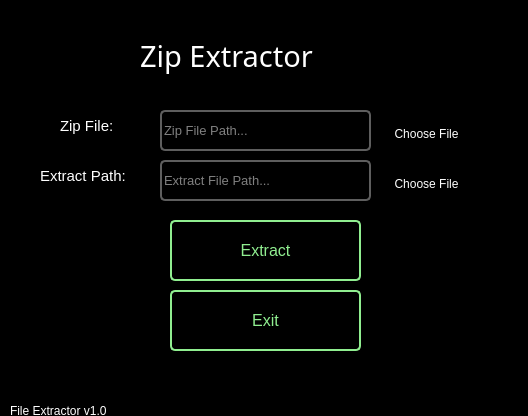
<?xml version="1.0" encoding="UTF-8"?>
<ui version="4.0">
 <class>Form</class>
 <widget class="QWidget" name="Form">
  <property name="geometry">
   <rect>
    <x>0</x>
    <y>0</y>
    <width>528</width>
    <height>416</height>
   </rect>
  </property>
  <property name="windowTitle">
   <string>Form</string>
  </property>
  <property name="styleSheet">
   <string notr="true">background-color: transprent;
</string>
  </property>
  <widget class="QLabel" name="label_banner">
   <property name="geometry">
    <rect>
     <x>140</x>
     <y>10</y>
     <width>251</width>
     <height>91</height>
    </rect>
   </property>
   <property name="font">
    <font>
     <family>MS Reference Sans Serif</family>
     <pointsize>22</pointsize>
    </font>
   </property>
   <property name="styleSheet">
    <string notr="true">QLabel {color: #fff;}</string>
   </property>
   <property name="text">
    <string>Zip Extractor</string>
   </property>
  </widget>
  <widget class="QLineEdit" name="zip_file_path">
   <property name="geometry">
    <rect>
     <x>160</x>
     <y>110</y>
     <width>211</width>
     <height>41</height>
    </rect>
   </property>
   <property name="font">
    <font>
     <pointsize>10</pointsize>
    </font>
   </property>
   <property name="styleSheet">
    <string notr="true">QLineEdit { 
	border: 2px solid rgb(94, 94, 94);
	border-radius: 5px;
	color: #fff;
}
QLineEdit:hover {
	border-color: #fff;
}</string>
   </property>
   <property name="placeholderText">
    <string>Zip File Path...</string>
   </property>
   <property name="clearButtonEnabled">
    <bool>true</bool>
   </property>
  </widget>
  <widget class="QLineEdit" name="extract_file_path">
   <property name="geometry">
    <rect>
     <x>160</x>
     <y>160</y>
     <width>211</width>
     <height>41</height>
    </rect>
   </property>
   <property name="font">
    <font>
     <pointsize>10</pointsize>
    </font>
   </property>
   <property name="styleSheet">
    <string notr="true">QLineEdit { 
	border: 2px solid rgb(94, 94, 94);
	border-radius: 5px;
	color: #fff;
}
QLineEdit:hover {
	border-color: #fff;
}</string>
   </property>
   <property name="placeholderText">
    <string>Extract File Path...</string>
   </property>
   <property name="clearButtonEnabled">
    <bool>true</bool>
   </property>
  </widget>
  <widget class="QLabel" name="label_1">
   <property name="geometry">
    <rect>
     <x>60</x>
     <y>110</y>
     <width>91</width>
     <height>31</height>
    </rect>
   </property>
   <property name="font">
    <font>
     <pointsize>11</pointsize>
    </font>
   </property>
   <property name="styleSheet">
    <string notr="true">QLabel {
	color: #fff;
}</string>
   </property>
   <property name="text">
    <string>Zip File:</string>
   </property>
  </widget>
  <widget class="QLabel" name="label_2">
   <property name="geometry">
    <rect>
     <x>40</x>
     <y>160</y>
     <width>111</width>
     <height>31</height>
    </rect>
   </property>
   <property name="font">
    <font>
     <pointsize>11</pointsize>
    </font>
   </property>
   <property name="styleSheet">
    <string notr="true">QLabel {
	color: #fff;
}</string>
   </property>
   <property name="text">
    <string>Extract Path:</string>
   </property>
  </widget>
  <widget class="QPushButton" name="choose_file">
   <property name="geometry">
    <rect>
     <x>380</x>
     <y>120</y>
     <width>93</width>
     <height>28</height>
    </rect>
   </property>
   <property name="font">
    <font>
     <pointsize>9</pointsize>
    </font>
   </property>
   <property name="cursor">
    <cursorShape>PointingHandCursor</cursorShape>
   </property>
   <property name="styleSheet">
    <string notr="true">QPushButton {
	color: #fff;
	border-radius: 5px;
}
QPushButton:hover {
	border: 2px solid gray;
	background-color: gray;
}</string>
   </property>
   <property name="text">
    <string>Choose File</string>
   </property>
  </widget>
  <widget class="QPushButton" name="choose_file_2">
   <property name="geometry">
    <rect>
     <x>380</x>
     <y>170</y>
     <width>93</width>
     <height>28</height>
    </rect>
   </property>
   <property name="font">
    <font>
     <pointsize>9</pointsize>
    </font>
   </property>
   <property name="cursor">
    <cursorShape>PointingHandCursor</cursorShape>
   </property>
   <property name="styleSheet">
    <string notr="true">QPushButton {
	color: #fff;
	border-radius: 5px;
}
QPushButton:hover {
	border: 2px solid gray;
	background-color: gray;
}</string>
   </property>
   <property name="text">
    <string>Choose File</string>
   </property>
  </widget>
  <widget class="QPushButton" name="extract_btn">
   <property name="geometry">
    <rect>
     <x>170</x>
     <y>220</y>
     <width>191</width>
     <height>61</height>
    </rect>
   </property>
   <property name="font">
    <font>
     <family>MS Sans Serif</family>
     <pointsize>12</pointsize>
    </font>
   </property>
   <property name="cursor">
    <cursorShape>PointingHandCursor</cursorShape>
   </property>
   <property name="styleSheet">
    <string notr="true">QPushButton {
	color: #90ee90;
	border: 2px solid #90ee90;
	border-radius: 5px;
}
QPushButton:hover {
	background-color: #90ee90;
	color: #000;
}</string>
   </property>
   <property name="text">
    <string>Extract</string>
   </property>
  </widget>
  <widget class="QPushButton" name="exit_btn">
   <property name="geometry">
    <rect>
     <x>170</x>
     <y>290</y>
     <width>191</width>
     <height>61</height>
    </rect>
   </property>
   <property name="font">
    <font>
     <family>MS Sans Serif</family>
     <pointsize>12</pointsize>
    </font>
   </property>
   <property name="cursor">
    <cursorShape>PointingHandCursor</cursorShape>
   </property>
   <property name="styleSheet">
    <string notr="true">QPushButton {
	color: #90ee90;
	border: 2px solid #90ee90;
	border-radius: 5px;
}
QPushButton:hover {
	background-color: #90ee90;
	color: #000;
}</string>
   </property>
   <property name="text">
    <string>Exit</string>
   </property>
  </widget>
  <widget class="QLabel" name="label_v">
   <property name="geometry">
    <rect>
     <x>10</x>
     <y>400</y>
     <width>151</width>
     <height>21</height>
    </rect>
   </property>
   <property name="font">
    <font>
     <pointsize>9</pointsize>
    </font>
   </property>
   <property name="styleSheet">
    <string notr="true">QLabel { color: #fff; }</string>
   </property>
   <property name="text">
    <string>File Extractor v1.0</string>
   </property>
  </widget>
 </widget>
 <resources/>
 <connections/>
</ui>
